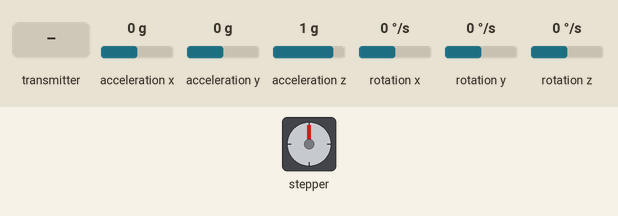
A sketch run on a simulated ESP32-S3. Shown: stepper motor. The inputs (shaded band) are chosen by the test bench; at power-on: acceleration x 0 g, acceleration y 0 g, acceleration z 1 g, rotation x 0 °/s, rotation y 0 °/s, rotation z 0 °/s. Stepper angles assume 1600 steps per turn; what the sketch prints to the serial monitor is not drawn.

Above: at 5.2 s.
5.3 s: the transmitter starts sending stepper_angle = 45
At 7.0 s:
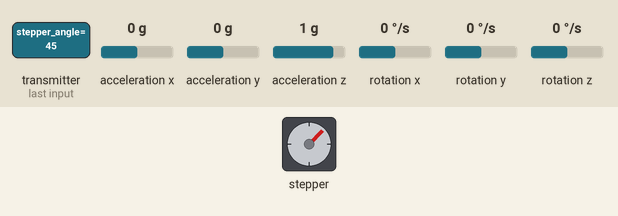
7.3 s: the transmitter starts sending stepper_angle = 90
At 8.5 s:
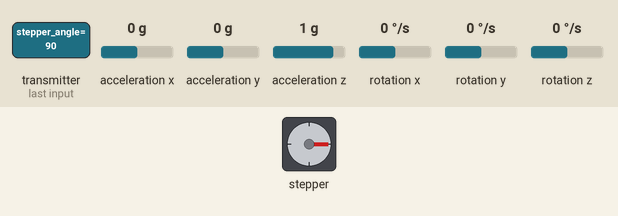
9.3 s: the transmitter starts sending stepper_angle = 180
At 11.0 s:
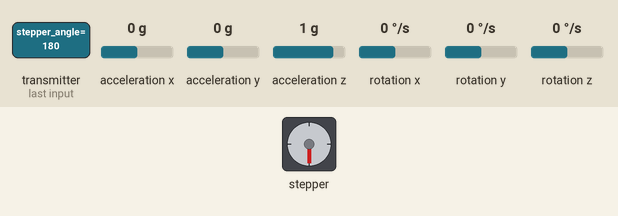
11.7 s: the transmitter starts sending stepper_angle = 0
At 12.2 s:
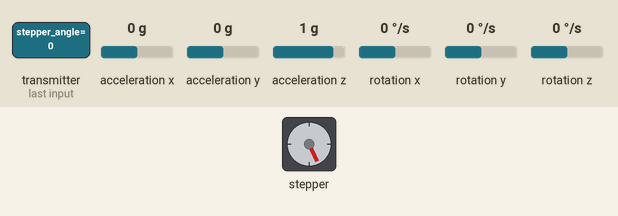
14.7 s: the transmitter starts sending stepper_angle = 180
At 15.83 s:
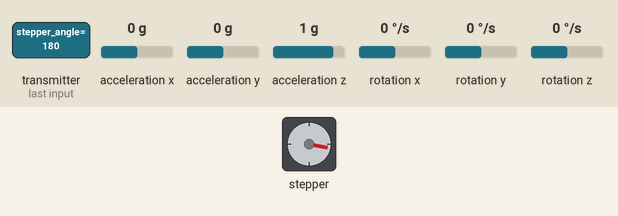
Timing chart, 0 to 17.9 s (numbered marks = the images above; inputs shaded):
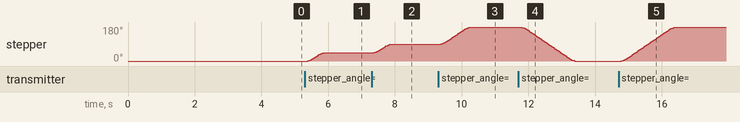

Measured:
- after the input at 5.3 s, stepper: turns 45° clockwise in 0.52 s, starting after 0.08 s
- after the input at 7.3 s, stepper: turns 45° clockwise in 0.52 s, starting after 0.08 s
- after the input at 9.3 s, stepper: turns 90° clockwise in 0.89 s, starting after 0.08 s
- after the input at 11.7 s, stepper: turns 180° counter-clockwise in 1.6 s, starting after 0.05 s
- after the input at 14.7 s, stepper: turns 180° clockwise in 1.6 s, starting after 0.08 s

The sketch:

ESP_NOW_receiver_V3.ino
```cpp
// V1 verified okay in 1-to-1 ESP-NOW communication, can receive info and send out MPU-6050 data
// V2 reconfigure to receive stepper angle from master, and drive the stepper to that angle, , verified working with ESP_NOW_sender_V2
// V3 clean up based on working V2

#include <WiFi.h>
#include <esp_now.h>
#include "Wire.h"
#include <MPU6050_light.h>
#include <AccelStepper.h>

// Define pin connections
#define stepper_1_stepPin 6
#define stepper_1_dirPin 7

// Define motor interface type
#define motorInterfaceType 1 //AccelStepper::DRIVER (1) means a stepper driver (with Step and Direction pins)
#define no_of_steppers 1

unsigned long lastSendTime = 0;
const unsigned long sendInterval = 1000;  // milliseconds

//define an array of stepper pointers. initialize the pointer to NULL (null pointer) for safety (see below)
AccelStepper *steppers[no_of_steppers] = {NULL};

const int stepsPerRev = 200;  // Full steps per revolution
const int microstepping = 8;  // 1/8 microstepping

MPU6050 mpu(Wire);
unsigned long timer = 0;

struct struct_stepper { // for outgoing message
  float stepper_angle;
};

struct struct_message { // for incoming message
  int id;
  float angle_X;
  float angle_Y;
};

struct_stepper incomingMessage;
struct_message outgoingMessage;

// ESP32 S3 devkit (master) MAC Address: 30:ED:A0:BB:74:38
uint8_t master[] = {0x30, 0xED, 0xA0, 0xBB, 0x74, 0x38}; // <-- Replace with Master's MAC

void OnDataRecv(const esp_now_recv_info_t *recvInfo, const uint8_t *incomingData, int len) {
  char macStr[18];
  snprintf(macStr, sizeof(macStr), "%02X:%02X:%02X:%02X:%02X:%02X",
           recvInfo->src_addr[0], recvInfo->src_addr[1], recvInfo->src_addr[2],
           recvInfo->src_addr[3], recvInfo->src_addr[4], recvInfo->src_addr[5]);

  Serial.print("📥 Received data from: ");
  Serial.println(macStr);

  // Deserialize your struct
  struct_message msg;
  memcpy(&incomingMessage, incomingData, sizeof(incomingMessage));
  Serial.println(incomingMessage.stepper_angle);

  long targetSteps = incomingMessage.stepper_angle * (stepsPerRev * microstepping) / 360.0;
  steppers[0]->moveTo(targetSteps); // Set target position

}

void setup() {

  // Create stepper instances
  steppers[0] = new AccelStepper(motorInterfaceType, stepper_1_stepPin, stepper_1_dirPin);

  if (steppers[0]) {
      steppers[0]->setMaxSpeed(8000); //steps per second
      steppers[0]->setAcceleration(4000.0); //desired acceleration in steps per second per second
  }

  Serial.begin(115200);
  delay(1000);

  WiFi.mode(WIFI_STA);
  WiFi.disconnect();

  Wire.begin(1, 0); // (GPIO1 - SDA, GPIO0 - SCL)
  delay(1000);

  byte status = mpu.begin();
  while(status!=0){ } // stop everything if could not connect to MPU6050

  //Serial.println(F("Calculating offsets, do not move MPU6050"));
  delay(1000);
  // mpu.upsideDownMounting = true; // uncomment this line if the MPU6050 is mounted upside-down
  mpu.calcOffsets(); // gyro and accelero

  if (esp_now_init() != ESP_OK) {
    Serial.println("ESP-NOW init failed");
    return;
  }

  esp_now_register_recv_cb(OnDataRecv);

  esp_now_peer_info_t peerInfo = {};
  memcpy(peerInfo.peer_addr, master, 6);
  peerInfo.channel = 0;
  peerInfo.encrypt = false;

  if (!esp_now_is_peer_exist(master)) {
    esp_now_add_peer(&peerInfo);
  }
}

void loop() {

  // Passive receive/respond mode
  mpu.update();

	// Move the motor one step
	steppers[0]->run();

  // ESP-NOW send every 1000ms
  unsigned long currentMillis = millis();
  if (currentMillis - lastSendTime >= sendInterval) {
    lastSendTime = currentMillis;

    // Prepare and send response
    outgoingMessage.id = 2; // id according to specific slave device
    outgoingMessage.angle_X = mpu.getAngleX();
    outgoingMessage.angle_Y = mpu.getAngleY();

    esp_err_t result = esp_now_send(master, (uint8_t *)&outgoingMessage, sizeof(outgoingMessage));

    if (result != ESP_OK) {
      Serial.println("Error sending the data");
    }
  }


}
```
